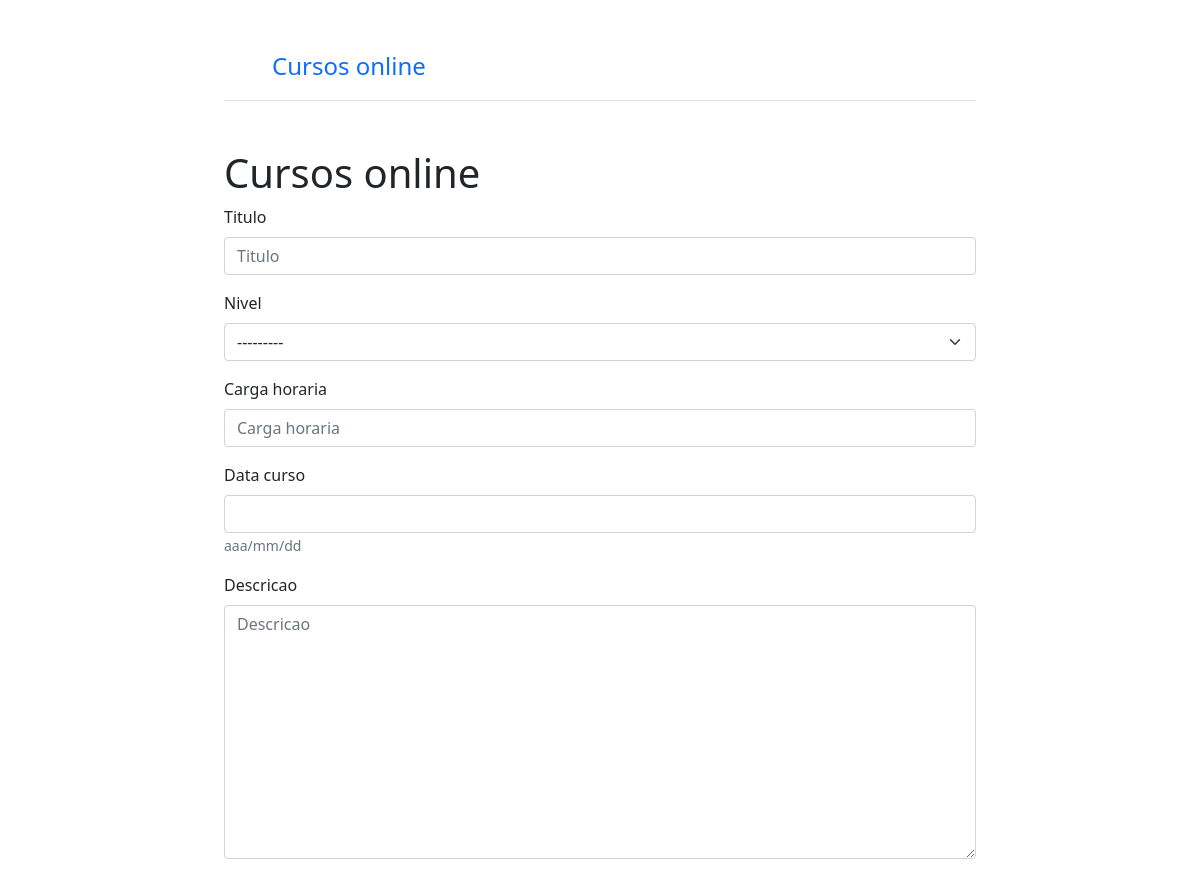
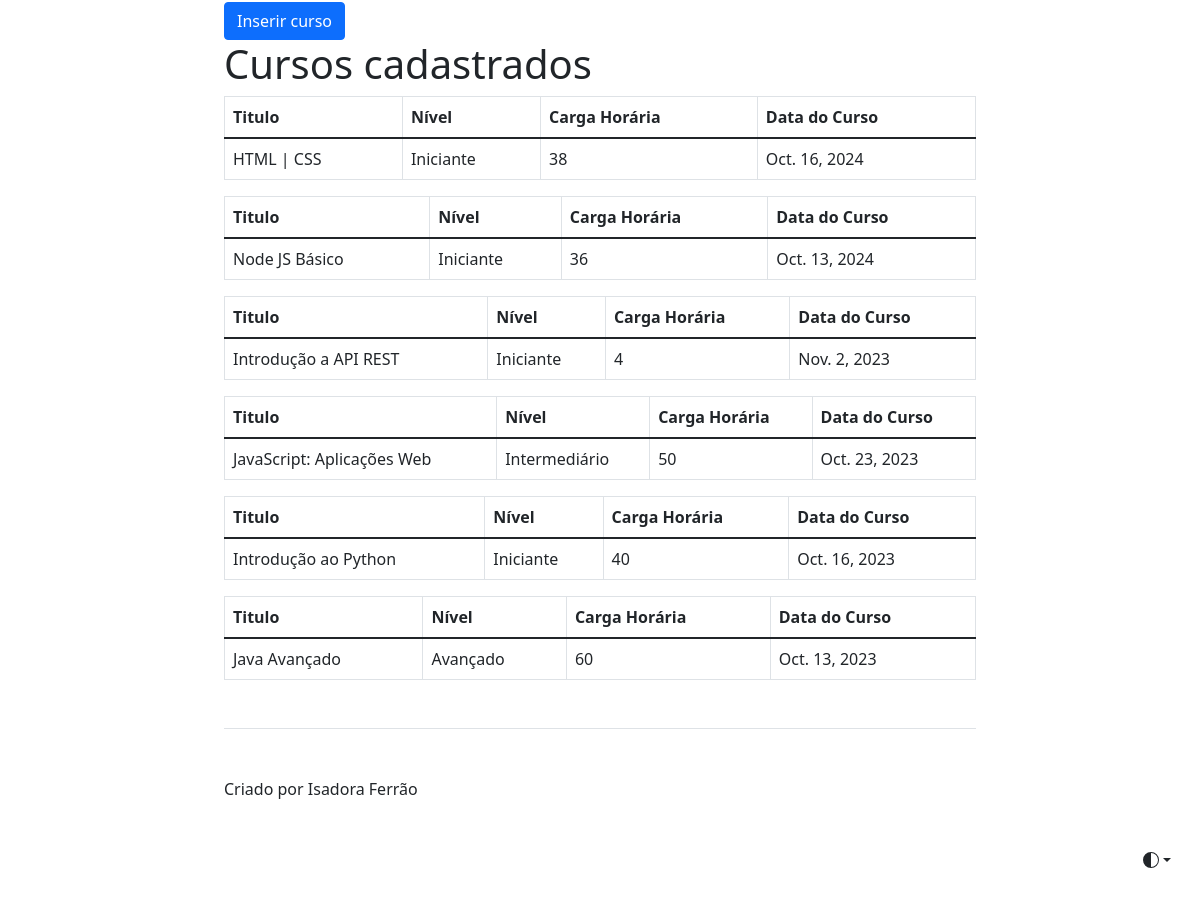
The page /curso/criar_curso/ on the database its author committed (2 pictures, top to bottom).
### cursos/models.py (models this page shows, shortened)
class Curso(models.Model):
  niveis_curso = (
    ('Iniciante', 'Iniciante'),
    ('Intermediário', 'Intermediário'),
    ('Avançado', 'Avançado')
  )
  titulo = models.CharField(max_length=52)
  nivel = models.CharField(max_length=50, choices=niveis_curso)
  carga_horaria = models.IntegerField()
  data_curso = models.DateField(help_text='aaa/mm/dd')
  descricao = models.TextField()
  class Meta:
    verbose_name = 'Cadastro de Curso'
    verbose_name_plural = 'Cadastros de Cursos'
    ordering = ['-data_curso']

### cursos/views.py (the view)
# urls.py: path('criar_curso/', criar_curso, name='criar_curso'),
@cache_page(15)
def criar_curso(request):
  cursos = Curso.objects.all()
  form = CursoForm(request.POST or None)
  sucesso = False
  if form.is_valid():
    form.save()
    sucesso = True
  contexto = {
    'form': form,
    'sucesso': sucesso,
    'cursos': cursos,
  }
  return render(request, 'criar_curso.html', contexto)

### cursos/forms.py (shortened to what this page needs)
class CursoForm(forms.ModelForm):
  class Meta:
    model = Curso
    fields = ['titulo', 'nivel', 'carga_horaria','data_curso','descricao']

### cursos/templates/criar_curso.html (shortened to what this page needs)
{% extends "inicio.html" %}
{% load bootstrap5 %}
{% block principal %}
  <h1 class="text-body-emphasis">Cursos online</h1>
  <form action="" method="POST" id="form">
    {% bootstrap_form form %}
      <button type="submit" class="btn btn-primary btn-block">Inserir curso</button>
  </form>
  <h1>Cursos cadastrados</h1>
  {% for curso in cursos %}
  <table class="table table-bordered">
    <thead>
      <tr>
        <th scope="col">Titulo</th>
        <th scope="col">Nível</th>
        <th scope="col">Carga Horária</th>
        <th scope="col">Data do Curso</th>
      </tr>
    </thead>
    <tbody>
      <tr>
        <td>{{curso.titulo}}</td>
        <td>{{curso.nivel}}</td>
        <td>{{curso.carga_horaria}}</td>
        <td>{{curso.data_curso}}</td>
      </tr>
    </tbody>
  </table>
  {% endfor %}
{% endblock %}

### base/templates/inicio.html (shortened to what this page needs)
<!doctype html>
<html lang="pt-BR" data-bs-theme="auto">
  <head><script src="../assets/js/color-modes.js"></script>
    <link href="/static/starter-template.css" rel="stylesheet">
    <link href="/static/bootstrap.min.css" rel="stylesheet">
  </head>
  <body>
    <div class="dropdown position-fixed bottom-0 end-0 mb-3 me-3 bd-mode-toggle">
      <button class="btn btn-bd-primary py-2 dropdown-toggle d-flex align-items-center"
              id="bd-theme"
              type="button"
              aria-expanded="false"
              data-bs-toggle="dropdown"
              aria-label="Toggle theme (auto)">
        <svg class="bi my-1 theme-icon-active" width="1em" height="1em"><use href="#circle-half"></use></svg>
      </button>
    </div>
<div class="col-lg-8 mx-auto p-4 py-md-5">
  <header class="d-flex align-items-center pb-3 mb-5 border-bottom">
    <a href="/" class="d-flex align-items-center text-body-emphasis text-decoration-none">
      <svg class="bi me-2" width="40" height="32"><use xlink:href="#bootstrap"/></svg>
      <span class="fs-4">Cursos online</span>
    </a>
  </header>
  <main>
    {% block principal %}{% endblock %}
  </main>
  <footer class="pt-5 my-5 text-body-secondary border-top">
    Criado por Isadora Ferrão
  </footer>
</div>
  </body>
</html>

### base/templates/inicio.html (style rules this page uses)
.bi { vertical-align: -.125em; fill: currentColor; }
.btn-bd-primary { --bd-violet-bg: #712cf9; --bd-violet-rgb: 112.520718, 44.062154, 249.437846; --bs-btn-font-weight: 600; --bs-btn-color: var(--bs-white); --bs-btn-bg: var(--bd-violet-bg); --bs-btn-border-color: var(--bd-violet-bg); --bs-btn-hover-color: var(--bs-white); --bs-btn-hover-bg: #6528e0; --bs-btn-hover-border-color: #6528e0; --bs-btn-focus-shadow-rgb: var(--bd-violet-rgb); --bs-btn-active-color: var(--bs-btn-hover-color); --bs-btn-active-bg: #5a23c8; --bs-btn-active-border-color: #5a23c8; }
.bd-mode-toggle { z-index: 1500; }

### rows shown on the page
Curso: titulo "HTML | CSS", nivel "Iniciante", carga_horaria "38", data_curso "Oct. 16, 2024"
Curso: titulo "Node JS Básico", nivel "Iniciante", carga_horaria "36", data_curso "Oct. 13, 2024"
Curso: titulo "Introdução a API REST", nivel "Iniciante", carga_horaria "4", data_curso "Nov. 2, 2023"
Curso: titulo "JavaScript: Aplicações Web", nivel "Intermediário", carga_horaria "50", data_curso "Oct. 23, 2023"
Curso: titulo "Introdução ao Python", nivel "Iniciante", carga_horaria "40", data_curso "Oct. 16, 2023"
Curso: titulo "Java Avançado", nivel "Avançado", carga_horaria "60", data_curso "Oct. 13, 2023"
